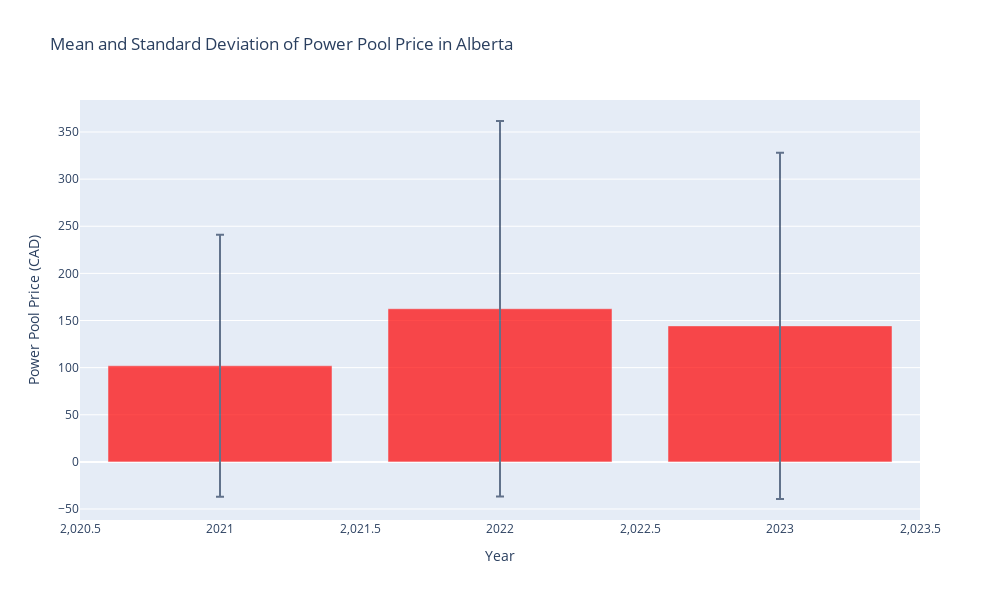

The cell this chart's notebook holds for it:
### Markdown cell above
Since 2016, electricity prices in Alberta have consistently risen, accompanied by increased volatility. This volatility can be attributed to multiple factors, including the following key drivers. Firstly, the growing demand for electricity in Alberta has been fueled by population growth and expanding industries. This surge in demand has strained the power infrastructure, resulting in tighter supply-demand dynamics and driving prices higher. Moreover, the integration of intermittent renewable energy sources has introduced price volatility to the electricity market in Alberta. Fluctuations in the availability of renewable energy directly impact the overall supply and, consequently, affect prices. Additionally, fluctuations in fuel costs, particularly natural gas, significantly influence the overall cost of electricity generation in Alberta. Variations in fuel prices directly impact the cost of producing electricity, thereby impacting the prices paid by consumers.

### Code cell
price = pd.DataFrame(df['price'])
ppx = pd.DataFrame()
ppx['std'] = price.groupby(price.index.year).std()
ppx['mean'] = price.groupby(price.index.year).mean()

fig = go.Figure()
fig.add_trace(go.Bar(
    x=ppx.index,
    y=ppx['mean'],
    error_y=dict(
        type='data',
        array=ppx['std'],
        visible=True
    ),
    marker=dict(color='red'),
    opacity=0.7
))

fig.update_layout(
    title='Mean and Standard Deviation of Power Pool Price in Alberta',
    xaxis=dict(title='Year'),
    yaxis=dict(title='Power Pool Price (CAD)'),
    showlegend=False,
    width=1000,  # Set the desired width of the image
    height=600  # Set the desired height of the image
)

fig.show()

### Figure 1 — Plotly figure (JSON) as saved in the notebook; plotly's stock layout.template omitted (floating-point values rounded to 4 significant figures)
{"data": [{"error_y": {"array": [139.0, 199.2, 183.7], "type": "data", "visible": true}, "marker": {"color": "red"}, "opacity": 0.7, "type": "bar", "x": [2021, 2022, 2023], "y": [101.9, 162.5, 144.3]}], "layout": {"height": 600, "showlegend": false, "title": {"text": "Mean and Standard Deviation of Power Pool Price in Alberta"}, "width": 1000, "xaxis": {"title": {"text": "Year"}}, "yaxis": {"title": {"text": "Power Pool Price (CAD)"}}}}
